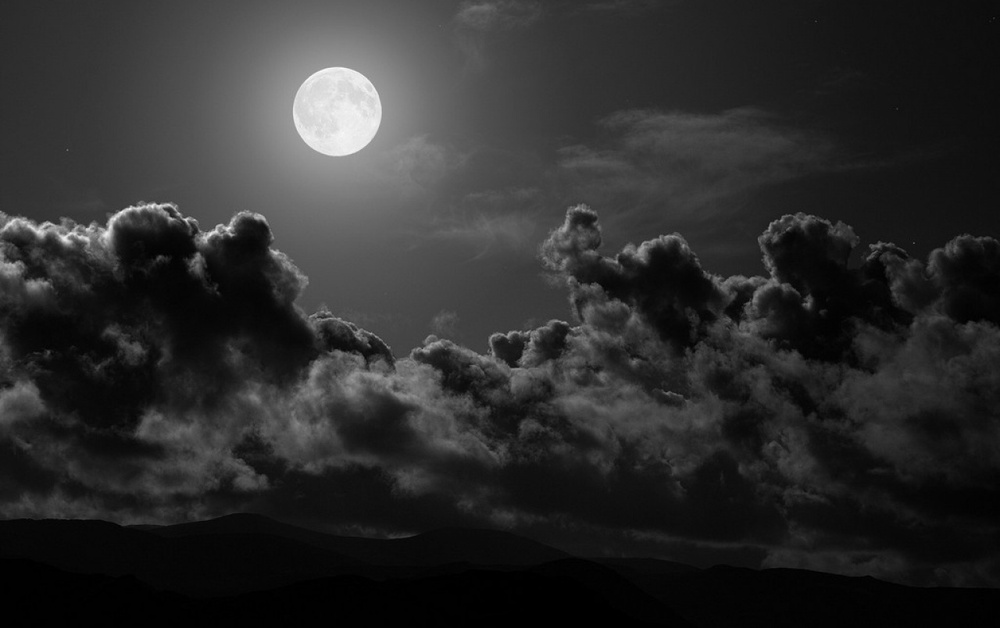
#> input picture p.jpg, 1000 x 628 px, shrunk from 1280 x 804 before the run
$ jupyter execute ecualizacion.ipynb
#> lines starting #> are read from the running program, lines starting #| are printed output that depends on the picture
[cell 1]
import cv2
import numpy as np
import matplotlib.pyplot as plt

[cell 2]
strImg = "p.jpg"
img = cv2.imread(strImg, cv2.IMREAD_GRAYSCALE) #Convertimos a escala grises al leer
#> img is the input picture: shape (628, 1000); min 0, max 254, mean 44.2
img.shape
#> Out = (628, 1000)

[cell 3]
plt.imshow(img, cmap="gray")
plt.show

#### Histograma de la imagen original

[cell 4]
hist1 = cv2.calcHist([img], [0], None,[256], [0,256])
#> hist1 = 256 values, max 17557 at index 1, min 0 at index 251, mean 2453.1
len(hist1)
plt.plot(hist1, color= "blue")
plt.xlabel("Intensidad de pixeles")
plt.ylabel("Pixeles totales")
plt.title("Histograma de imagen original")
plt.show()
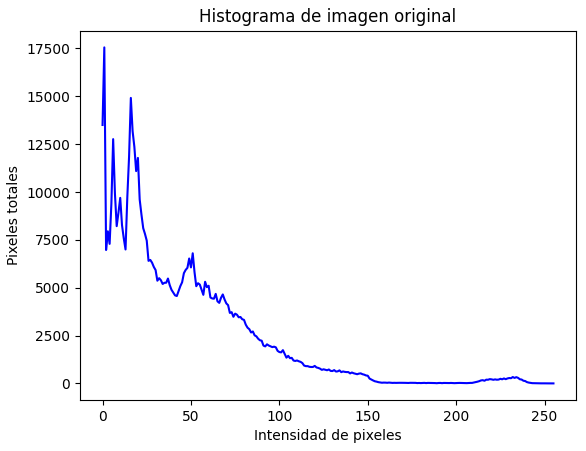
#> figure drawn by matplotlib, 1 panel; curve peaks at x = 1, y = 17557

Se obtienen las frecuencias

[cell 5]
frecuencias = list(hist1.reshape(1,-1)[0])
#> frecuencias has the same summary as hist1

Se extraen el alto y ancho

[cell 6]
alto= img.shape[0]
#> alto = 628
ancho= img.shape[1]
#> ancho = 1000

Se obtiene la densidad

[cell 7]
densidad = np.true_divide(frecuencias, (alto*ancho))
#> densidad = 256 values, max 0.028 at index 1, min 0 at index 251, mean 0.00391

##### Función de distribución acumulada

[cell 8]
cdfDensidad = np.cumsum(densidad, dtype=float)
#> cdfDensidad = 256 values from 0.0215 to 1

Se crea un lienzo donde dejar la gráfica ecualizada

[cell 9]
ecualizada = np.zeros_like(img)

### Ecualización

[cell 10]
for i in range(0,alto):
    for j in range (0, ancho):
        pixel = img[i, j]
        newPixel = 255*cdfDensidad[pixel]
        ecualizada[i,j] = newPixel
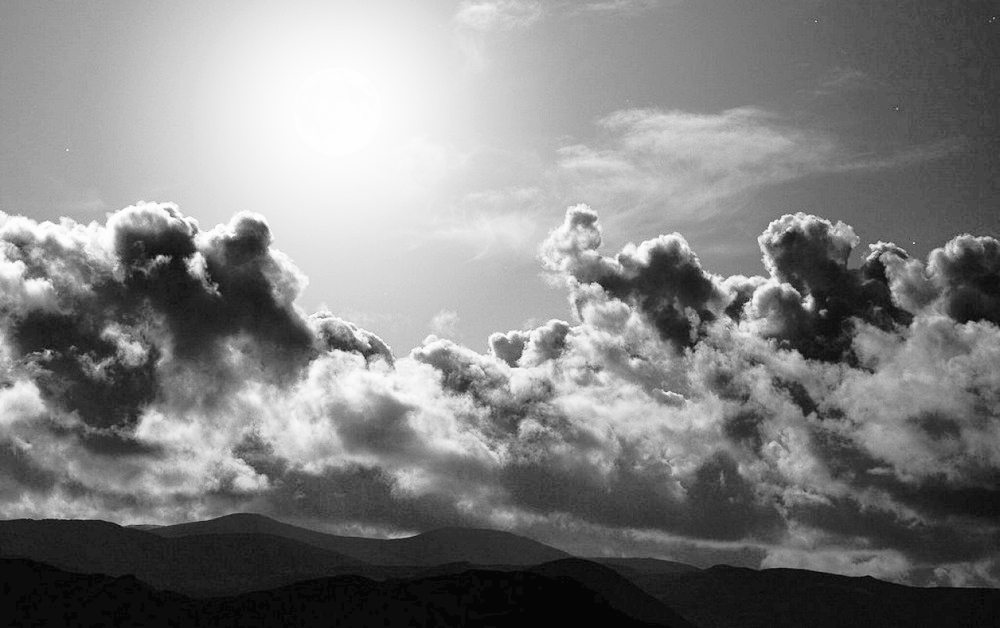
#> ecualizada: shape (628, 1000); min 5, max 254, mean 128.4

[cell 11]
cv2.imwrite("ecualizada2.jpg", ecualizada)
#> Out = True

[cell 12]
strImg = "ecualizada2.jpg"
img = cv2.imread(strImg, cv2.IMREAD_GRAYSCALE) #Convertimos a escala grises al leer
#> img: shape (628, 1000); min 1, max 255, mean 128.4
imgecu = cv2.calcHist([img], [0], None,[256], [0,256])
#> imgecu = 256 values, max 9975 at index 12, min 0 at index 0, mean 2453.1
len(imgecu)
plt.plot(imgecu, color= "blue")
plt.xlabel("Intensidad de pixeles")
plt.ylabel("Pixeles totales")
plt.title("Histograma de imagen original")
plt.show()
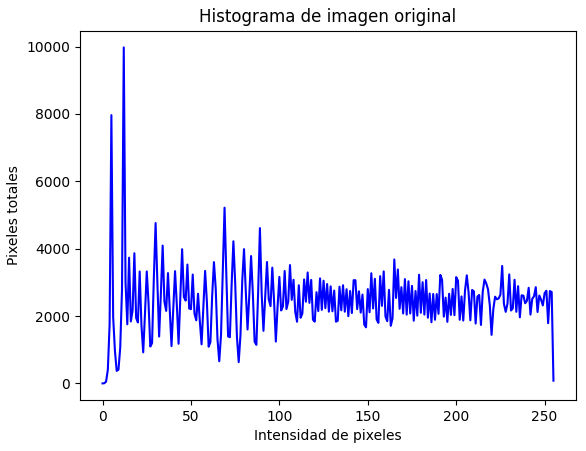
#> figure drawn by matplotlib, 1 panel; curve peaks at x = 12, y = 9975

$ run again, with Fase.jpg copied over p.jpg
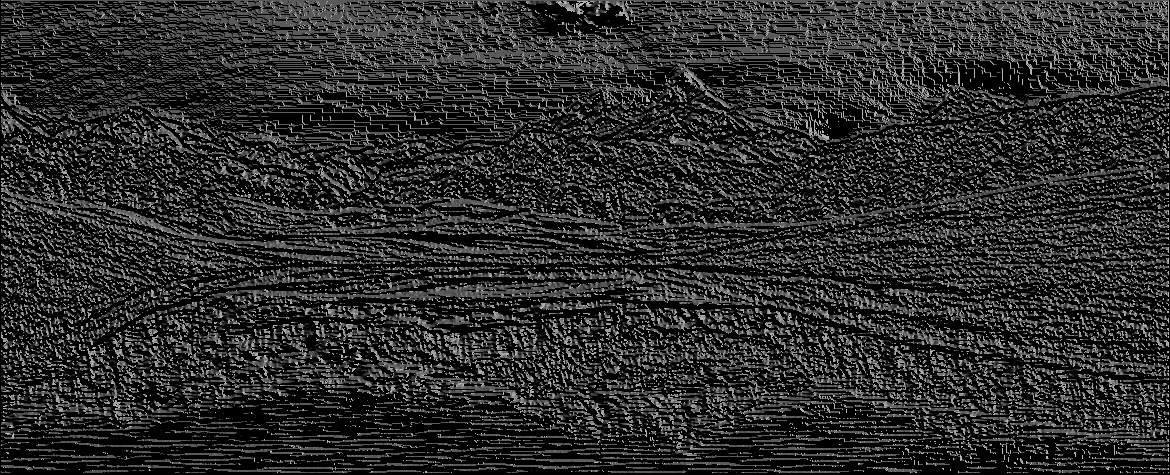
#> input picture Fase.jpg, 1170 x 475 px
#> img is the input picture: shape (475, 1170); min 0, max 187, mean 44.1
#> hist1 = 256 values, max 182740 at index 0, min 0 at index 188, mean 2170.9
#> frecuencias has the same summary as hist1
#> densidad = 256 values, max 0.329 at index 0, min 0 at index 188, mean 0.00391
#> cdfDensidad = 256 values from 0.329 to 1
#> after the loop `for i in range(0,alto):`:
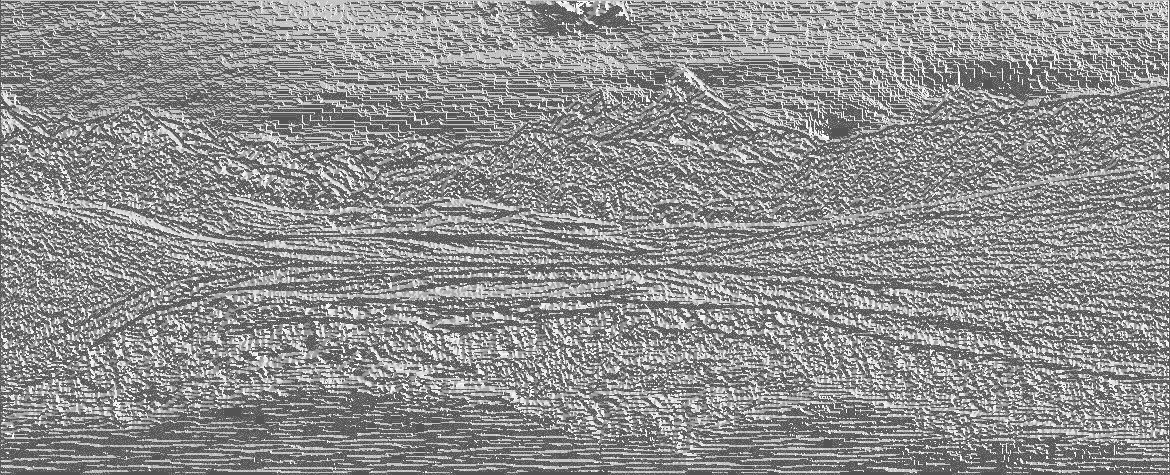
#> ecualizada: shape (475, 1170); min 83, max 255, mean 142.9
#> `cv2.imwrite("ecualizada2.jpg", ecualizada)`: Out = True
#> imgecu = 256 values, max 41045 at index 83, min 0 at index 0, mean 2170.9
#> `plt.show()`:
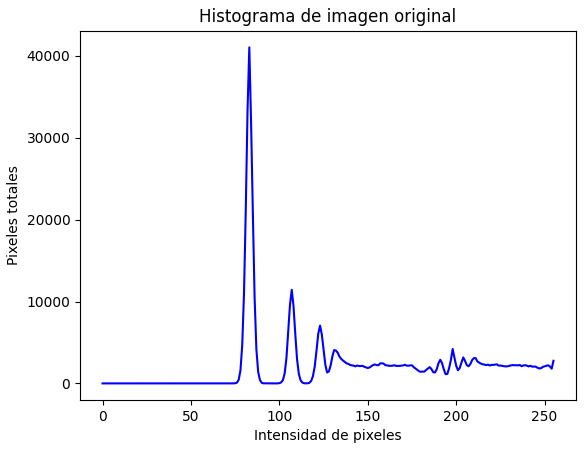
#> figure drawn by matplotlib, 1 panel; curve peaks at x = 83, y = 41045
